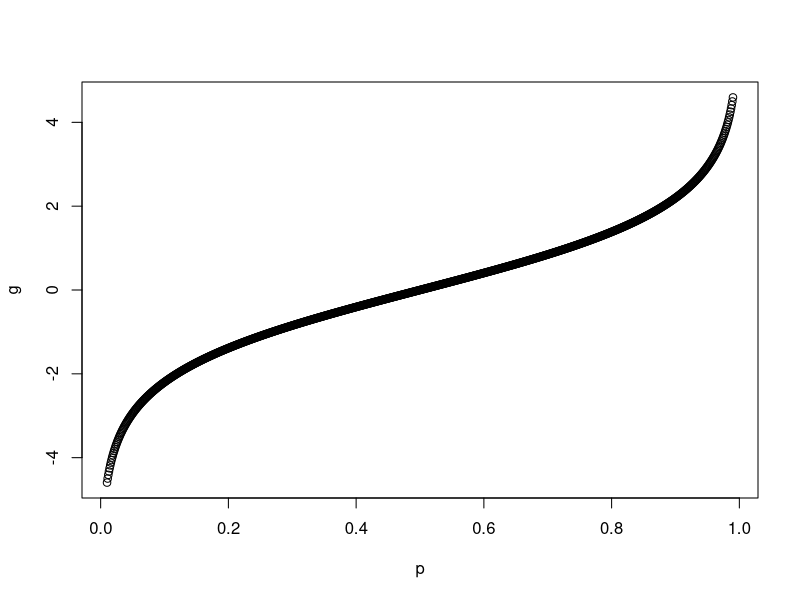

The R script that drew this image:
data(mtcars)
?mtcars
fitcars = glm(am~mpg+cyl+wt, 
              family = binomial(link="logit"), data=mtcars)
fitcars_r1 = glm(am~mpg+wt, 
                 family = binomial(link="logit"), data=mtcars)
fitcars_r2 = glm(am~mpg, 
                 family = binomial(link="logit"), data=mtcars)
anova(fitcars_r1, fitcars)
anova(fitcars_r2, fitcars)


p = seq(0.01, 0.99, 0.001)
?seq
v = p/(1-p)
g = log(v)
plot(p, g)

#### My solution is wrong for Q1

data=c(1.74, 1.87, 2.87, 2.01, 1.66)
wdata=c(0.245777546106106,
        0.248001436437343,
        0.0266525118334568,
        0.22507113320765,
        0.233076769793655
)
X = matrix(c(1,1,1,1,1, data), nrow=2, ncol=5, byrow=TRUE)
X
t(X)
solve(X %*% diag(wdata) %*% t(X)) # gives the inverse.

H = -1 * X %*% diag(wdata) %*% t(X)
H
solve(-1 * H)[2,2]
### Given solution is below

beta_0 = -6.14

beta_1 = 3.39

x = c(1.74, 1.87, 2.87, 2.01, 1.66)

e = exp(beta_0 + beta_1*x)
e
p = e/(1 + e) 
p
W = diag(p*(1 - p)) 
W
X1 = matrix(c(1,1,1,1,1,1.74, 1.87, 2.87, 2.01, 1.66), ncol = 2) 
t(X1)
M = solve(t(X1)%*%W%*%X1)

var = M[2,2] ; var
